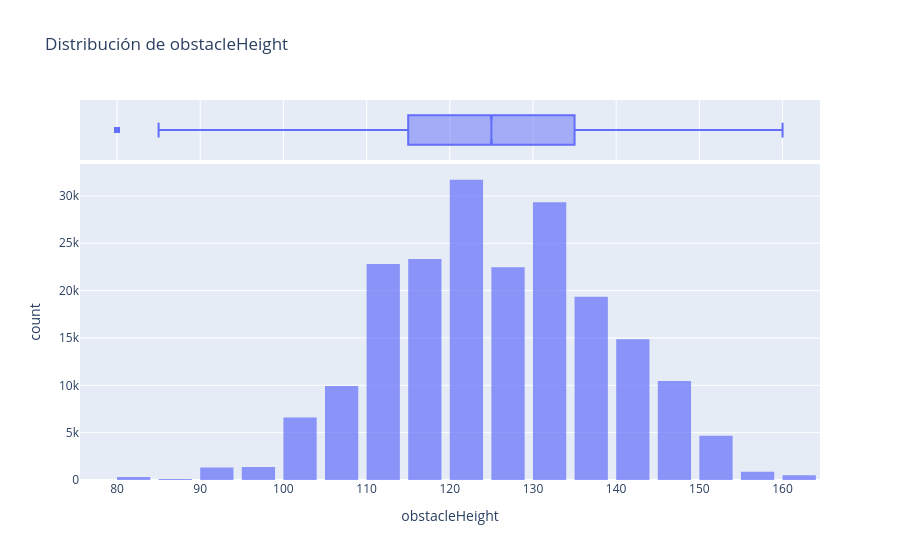
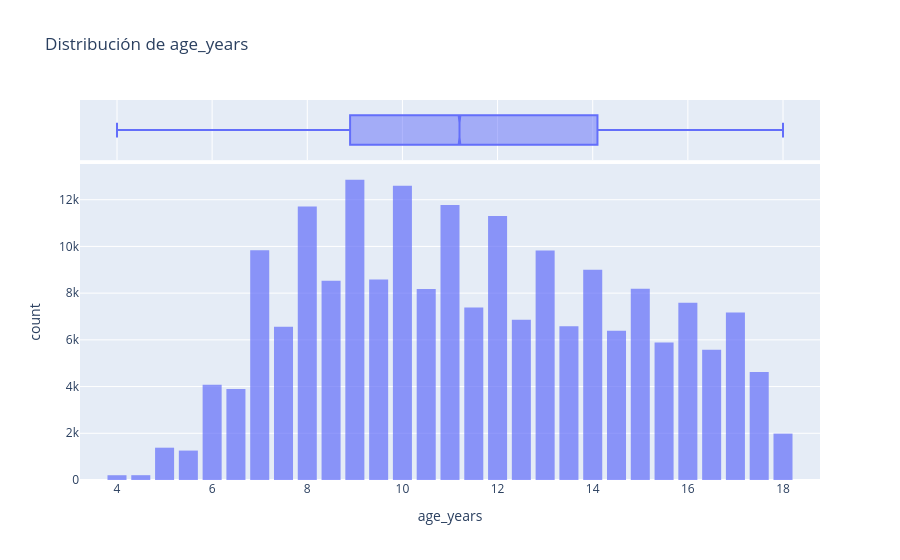

Notebook source saved alongside these figures, in order:
### Markdown cell above
### Distribuciones
Con 782 mil renglones, las gráficas tienen una muestra aleatoria de 200,000 para que el notebook no pese mucho.

### Code cell
muestra = df.sample(200_000, random_state=SEED)
plot_distributions(muestra, ['obstacleHeight', 'age_years'])

### Figure 1 — Plotly figure (JSON) as saved in the notebook; plotly's stock layout.template omitted (floating-point values rounded to 4 significant figures; data arrays with more than 128 entries replaced by an {"elided": "..."} marker saying what was removed)
{"data": [{"bingroup": "x", "hovertemplate": "obstacleHeight=%{x}<br>count=%{y}<extra></extra>", "legendgroup": "", "marker": {"color": "#636efa", "opacity": 0.7, "pattern": {"shape": ""}}, "name": "", "nbinsx": 30, "orientation": "v", "showlegend": false, "type": "histogram", "x": {"elided": "200000 float values"}, "xaxis": "x", "yaxis": "y"}, {"hovertemplate": "obstacleHeight=%{x}<extra></extra>", "legendgroup": "", "marker": {"color": "#636efa"}, "name": "", "notched": true, "showlegend": false, "type": "box", "x": {"elided": "200000 float values"}, "xaxis": "x2", "yaxis": "y2"}], "layout": {"bargap": 0.2, "barmode": "relative", "legend": {"tracegroupgap": 0}, "title": {"text": "Distribución de obstacleHeight"}, "xaxis": {"anchor": "y", "domain": [0, 1], "title": {"text": "obstacleHeight"}}, "xaxis2": {"anchor": "y2", "domain": [0, 1], "matches": "x", "showgrid": true, "showticklabels": false}, "yaxis": {"anchor": "x", "domain": [0, 0.8316], "title": {"text": "count"}}, "yaxis2": {"anchor": "x2", "domain": [0.8416, 1], "matches": "y2", "showgrid": false, "showline": false, "showticklabels": false, "ticks": ""}}}

### Figure 2 — Plotly figure (JSON) as saved in the notebook; plotly's stock layout.template omitted (floating-point values rounded to 4 significant figures; data arrays with more than 128 entries replaced by an {"elided": "..."} marker saying what was removed)
{"data": [{"bingroup": "x", "hovertemplate": "age_years=%{x}<br>count=%{y}<extra></extra>", "legendgroup": "", "marker": {"color": "#636efa", "opacity": 0.7, "pattern": {"shape": ""}}, "name": "", "nbinsx": 30, "orientation": "v", "showlegend": false, "type": "histogram", "x": {"elided": "200000 float values"}, "xaxis": "x", "yaxis": "y"}, {"hovertemplate": "age_years=%{x}<extra></extra>", "legendgroup": "", "marker": {"color": "#636efa"}, "name": "", "notched": true, "showlegend": false, "type": "box", "x": {"elided": "200000 float values"}, "xaxis": "x2", "yaxis": "y2"}], "layout": {"bargap": 0.2, "barmode": "relative", "legend": {"tracegroupgap": 0}, "title": {"text": "Distribución de age_years"}, "xaxis": {"anchor": "y", "domain": [0, 1], "title": {"text": "age_years"}}, "xaxis2": {"anchor": "y2", "domain": [0, 1], "matches": "x", "showgrid": true, "showticklabels": false}, "yaxis": {"anchor": "x", "domain": [0, 0.8316], "title": {"text": "count"}}, "yaxis2": {"anchor": "x2", "domain": [0.8416, 1], "matches": "y2", "showgrid": false, "showline": false, "showticklabels": false, "ticks": ""}}}
